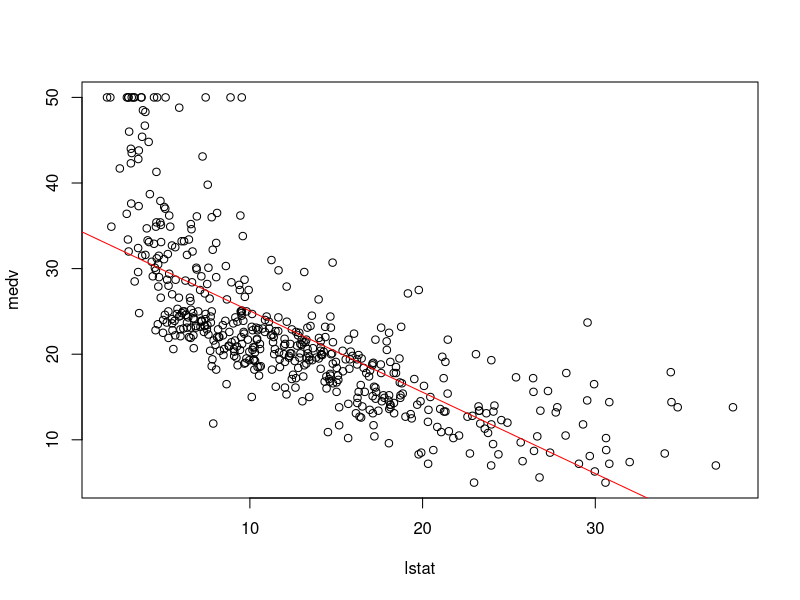

Write the R code that produced this figure.
library(MASS)

# Interpretations:

# Residuals: Difference between observed response values and the response values the model predicted
# Look for a symmetrical distribution across these points on the mean value zero (0)-- if not symmetrical,
# the model is predicting points that fall far away from the observed points

# Coefficients: 
# Estimates: First row is the estimate--expected housing value based on the average of the dataset
#           Second row is slope-- basically the effect on housing cost each of these take.
#Standard Error: Average amount that the coefficient estimates vary from the actual average of our response variable
#           Basically the standard deviation
#t-value: How many standard deviations the coefficient estimate is away from zero. The further from zero, the better
#           chance we have to reject the null hypothesis (declare a relationship between things)
#Pr(>|t|): Probability of observing any value equal or larger than t. Small P means it is unlikely we will observe a
#         relationship between the predictor and response due to chance (5% is a good cutoff point). Three * is highly significant. 
#         A small P value between the intercept and slope states we can reject null hypothesis-- declares a relationship between them.

# Residual standard error:
# Measure of the quality of a linear regression fit. RSE is the average amount that the response will deviate from the true regression line.
# RSE/mean = % of error
# Degrees of Freedom are the number of data points that went into the estimation of the parameters used after taking into account the restrictions.
# Degree of freedom-- Number of rows minus the amount of columns

# Multiple R-Squared:
# How well the model is fitting the actual data-- measure of the linear relationship between the predictor and the response (between 0 and 1).
# A R^2 closer to 0 represents a regression that does not explain the variance in the response variable well, a number closer to 1 does. 
# Basically, the R^2 percent says that percent of the variance found in the response variable can be explained by the predictor.
# The R^2 will always increase with more variables, so the R^2 adjusted is preferred because it adjusts for the number of variables considered.

# F-Static
# The further This is from 1, the better it is. When the number of data points is large, an F-static only a bit larger than 1 is enough to reject
# the null hypothesis. If there are only a few data points, a large F-static is needed.

#Simple linear regression

names(Boston) #gives names of variables available in the dataset
?Boston #request extra details about the data set
plot(medv~lstat,data=Boston) #plot the medium values of the houses from lstat. Left of the ~ is the dependent variable, right are independent)
fit1=lm(medv~lstat,data=Boston) #lm for Linear Model that can detect or predict the medium value of the stat
summary(fit1) #see what is saved inside fit1-- will contain residuals, coefficients, R^2 (the higher the R^2, the higher the accuracy)
abline(fit1,col="red") #add the line to our model that has been created

#Multiple linear regression

fit2=lm(medv~lstat+age,data=Boston)
summary(fit2)
fit3=lm(medv~.,data=Boston) # . for all independent variables
summary(fit3)
fit4=update(fit3,~.-age-indus) # Update fit 3, remove age and indus
summary(fit4)

#Interaction terms



#Non-linear transformations of the predictors

#Qualitative predictors